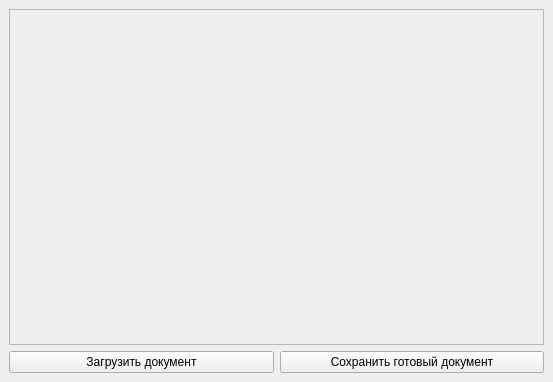
<?xml version="1.0" encoding="UTF-8"?>
<ui version="4.0">
 <class>Window</class>
 <widget class="QMainWindow" name="Window">
  <property name="geometry">
   <rect>
    <x>0</x>
    <y>0</y>
    <width>553</width>
    <height>382</height>
   </rect>
  </property>
  <property name="windowTitle">
   <string>Window</string>
  </property>
  <widget class="QWidget" name="centralwidget">
   <layout class="QGridLayout" name="gridLayout">
    <item row="0" column="0" colspan="2">
     <widget class="QScrollArea" name="scrollArea">
      <property name="widgetResizable">
       <bool>true</bool>
      </property>
      <widget class="QWidget" name="scrollAreaWidgetContents">
       <property name="geometry">
        <rect>
         <x>0</x>
         <y>0</y>
         <width>533</width>
         <height>311</height>
        </rect>
       </property>
      </widget>
     </widget>
    </item>
    <item row="1" column="0">
     <widget class="QPushButton" name="loadButton">
      <property name="text">
       <string>Загрузить документ</string>
      </property>
     </widget>
    </item>
    <item row="1" column="1">
     <widget class="QPushButton" name="saveButton">
      <property name="text">
       <string>Сохранить готовый документ</string>
      </property>
     </widget>
    </item>
   </layout>
  </widget>
  <widget class="QMenuBar" name="menubar">
   <property name="geometry">
    <rect>
     <x>0</x>
     <y>0</y>
     <width>553</width>
     <height>21</height>
    </rect>
   </property>
  </widget>
 </widget>
 <resources/>
 <connections/>
</ui>
